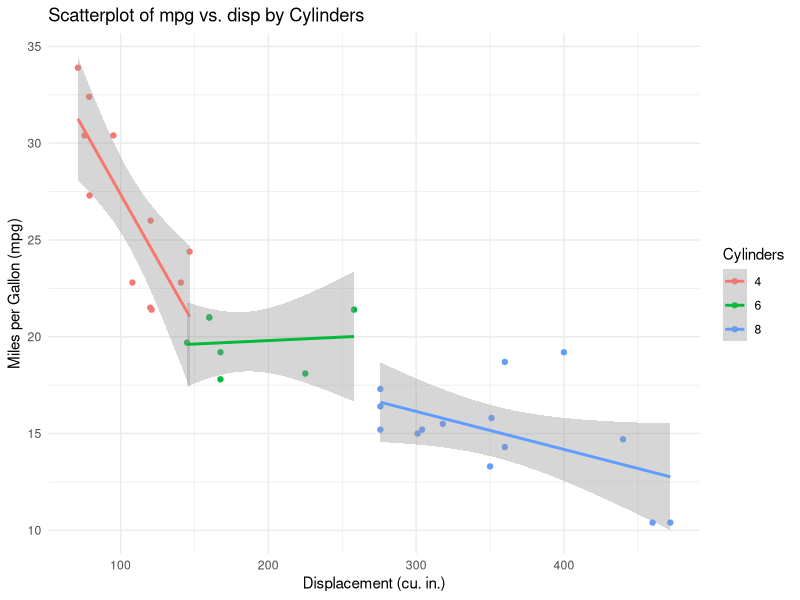

R code for this plot:
# Load the ggplot2 library
library(ggplot2)

# Create the scatterplot
scatterplot <- ggplot(mtcars, aes(x = disp, y = mpg, color = factor(cyl))) +
  geom_point() +           # Scatterplot points
  geom_smooth(method = "lm") +  # Add a linear regression line
  labs(
    x = "Displacement (cu. in.)",  # X-axis label
    y = "Miles per Gallon (mpg)",  # Y-axis label
    title = "Scatterplot of mpg vs. disp by Cylinders",  # Title
    color = "Cylinders"  # Legend title
  ) +
  theme_minimal() +         # Aesthetics of the plot
  scale_color_discrete(name = "Cylinders")  # Legend title (color)

# Display the plot
print(scatterplot)
